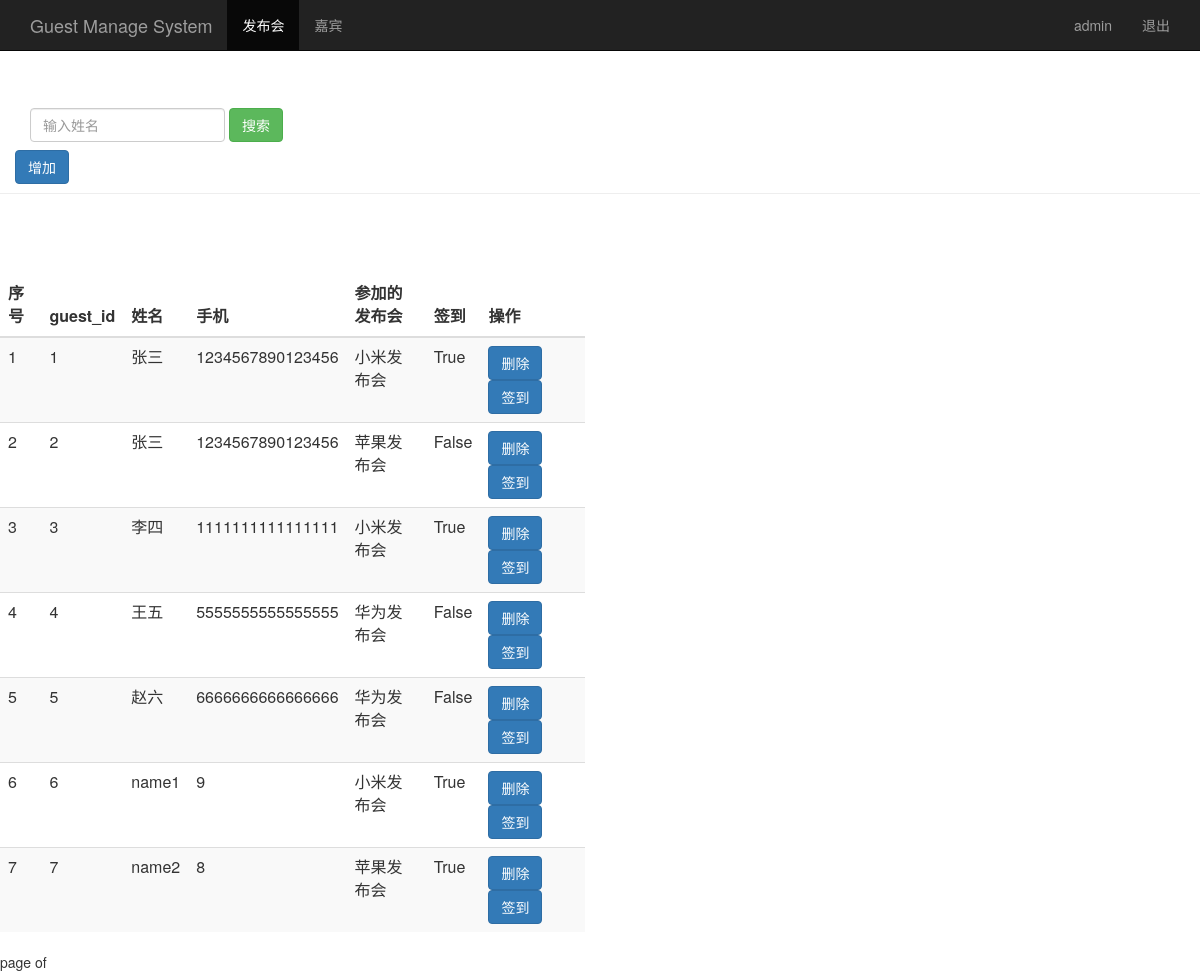
/search_realname/ (signed in), run on an earlier commit of the app's database.
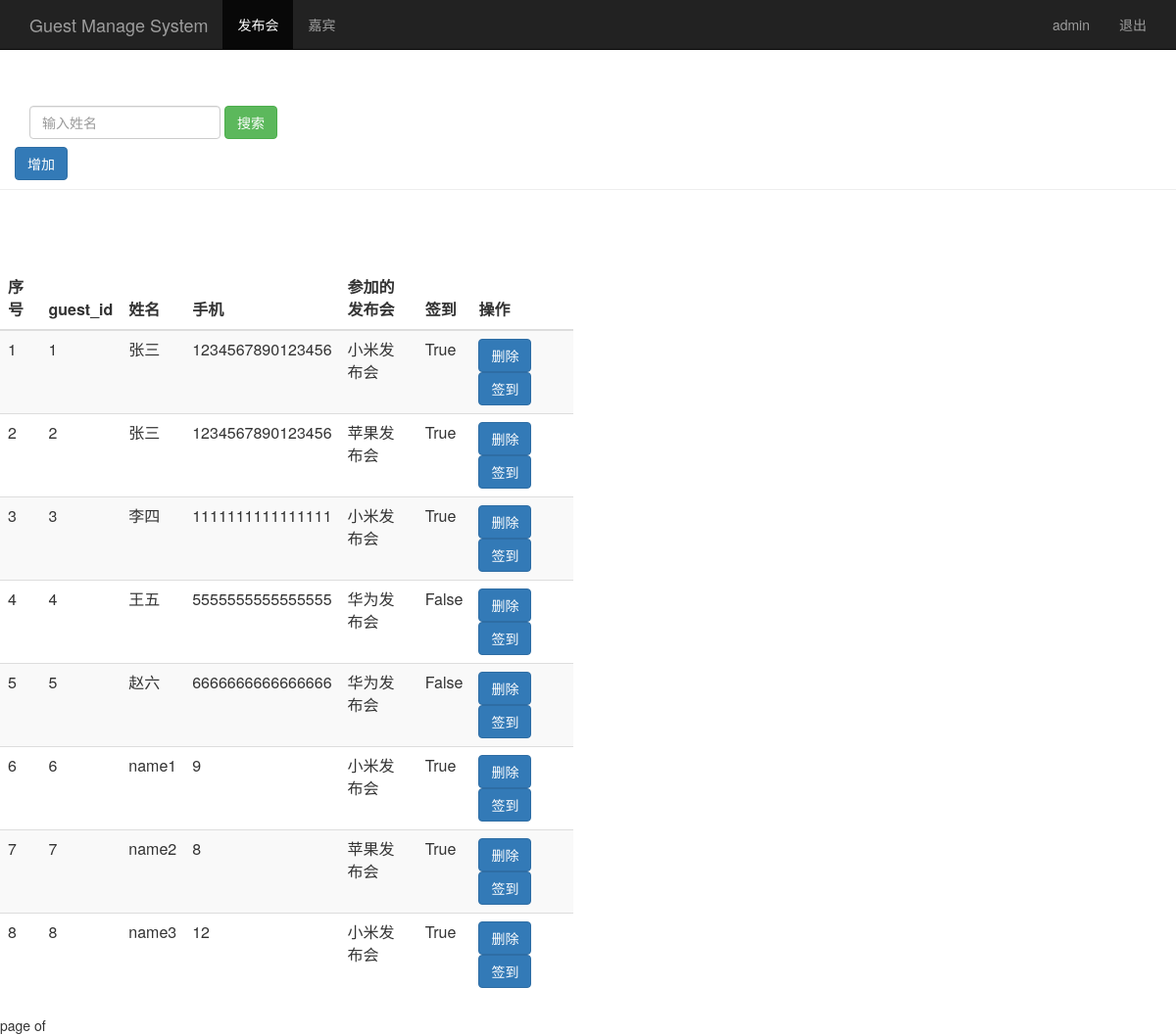
And on a later commit of the database.
### sign/models.py (models this page shows, shortened)
class Guest(models.Model):
    event = models.ForeignKey(Event,on_delete=models.SET_NULL,null=True,blank=True)
    realname = models.CharField(max_length=64)
    phone = models.CharField(max_length=16)
    sign = models.BooleanField()
    creat_time = models.DateTimeField(auto_now=True)
    class Meta:
        unique_together = ("event","phone")

class Event(models.Model):
    name = models.CharField(max_length=100)
    limit = models.IntegerField()
    status = models.BooleanField()
    address = models.CharField(max_length=200)
    start_time = models.DateTimeField()
    creat_time = models.DateTimeField(auto_now=True)
    def __str__(self):
        return self.name

### sign/views.py (the view)
# urls.py: url(r'^search_realname/$',views.search_realname),
@login_required
def search_realname(request):
    username = request.session.get('user','')
    search_name = request.GET.get('name','')
    guest_list = Guest.objects.filter(realname__contains=search_name)
    return render(request,'guest_manage.html',{'user':username,'guest_list':guest_list})

### sign/templates/guest_manage.html (shortened to what this page needs)
<html lang="zh-CN">
    <head>
        {% load bootstrap3 %}
        {% bootstrap_css %}
    </head>
    <body role="document">
            <nav class="navbar navbar-inverse navbar-fixed-top">
                <div class="container">
                    <div class="navbar-header">
                        <a class="navbar-brand" href="/event_manage/">Guest Manage System</a>
                    </div>
                    <div id="navbar" class="collapse navbar-collapse">
                        <ul class="nav navbar-nav">
                            <li class="active"><a href="/event_manage/">发布会</a></li>
                            <li><a href="/guest_manage/">嘉宾</a></li>
                        </ul>
                        <ul class="nav navbar-nav navbar-right">
                            <li><a href="#">{{user}}</a></li>
                            <li><a href="/logout/">退出</a></li>
                        </ul>
                    </div>
                </div>
            </nav>
            <div style="padding-top:60px;" class="page-header">
                <div id="navbar" class="navbar-collapse collapse">
                    <form class="navbar-form" method="get" action="/search_realname/">
                        <div class="form-group">
                                <input name="name" type="text" placeholder="输入姓名" class="form-control">
                        </div>
                        <button type="submit" class="btn btn-success">搜索</button>
                    </form>
                    <a href="/add_guest/"  target="/add_guest/_blank"><button class="btn btn-primary">增加</button></a>
                </div>
            </div>
            <div class="row" style="padding-top: 60px;">
                <div class="col-md-6">
                    <table class="table table-striped">
                        <thead>
                            <tr>
                                <th>序号</th><th>guest_id</th><th>姓名</th><th>手机</th><th>参加的发布会</th><th>签到</th><th>操作</th>
                            </tr>
                        </thead>
                        <tbody>
                            {% for guest in guest_list %}
                              <tr>
                                  <td>{{ forloop.counter }}</td>
                                  <td>{{ guest.id }}</td>
                                  <td>{{ guest.realname }}</td>
                                  <td>{{ guest.phone }}</td>
                                  <td>{{ guest.event }}</td>
                                  <td>{{ guest.sign }}</td>
                                  <td>
                                    <a href="/del_guest/?guest_id={{ guest.id }}"><button class="btn btn-primary">删除</button></a>
                                    <a href="/change_sign/?guest_id={{ guest.id }}"><button class="btn btn-primary" >签到</button></a>
                                  </td>
                                  {% empty %}
                                  <td>暂无人员</td>
                              </tr>
                            {% endfor %}
                        </tbody>
                    </table>
                </div>
            </div>
            <div class="paginator">
                <span class="step-links">
                    <span class="current">
                        page {{ guest_list.number }} of {{ guest_list.paginator.num_pages }}
                    </span>
                </span>
            </div>
        </body>
</html>

What changed in the data, as far as the page shows it:
changed Guest id 2: sign "False" → "True"
added Guest: id "8", realname "name3", phone "12", event "小米发布会", sign "True"
